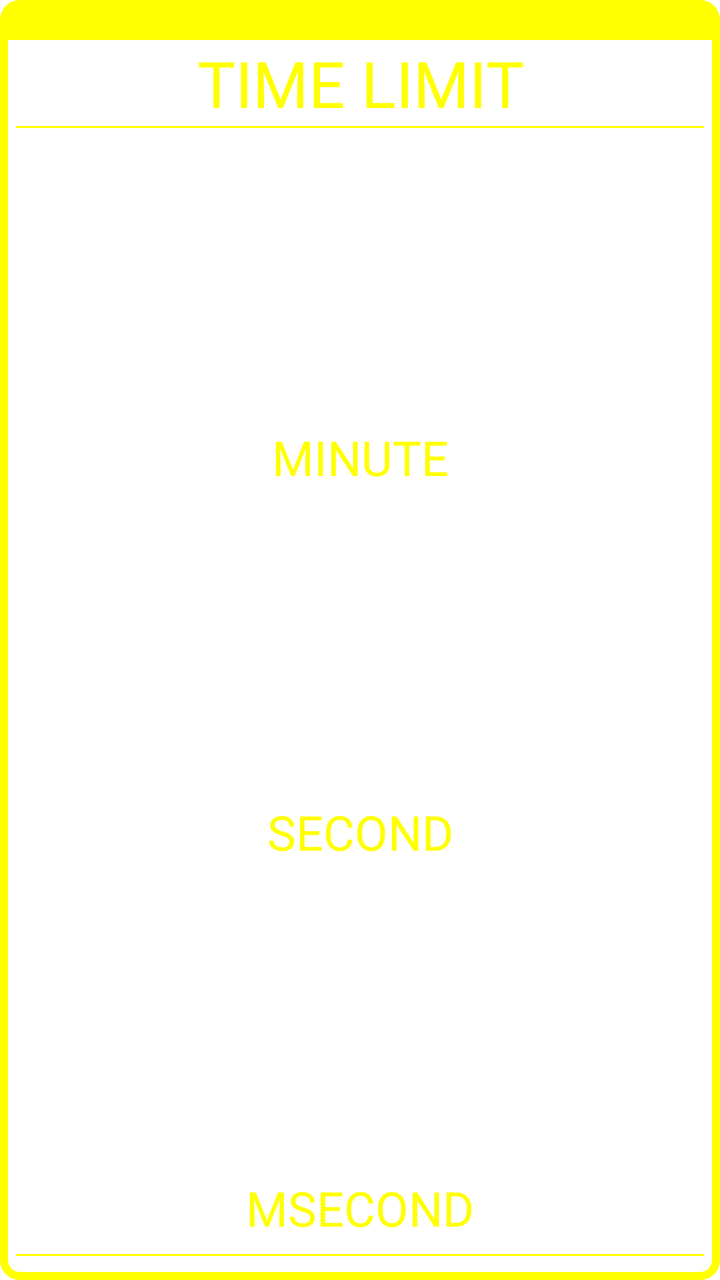
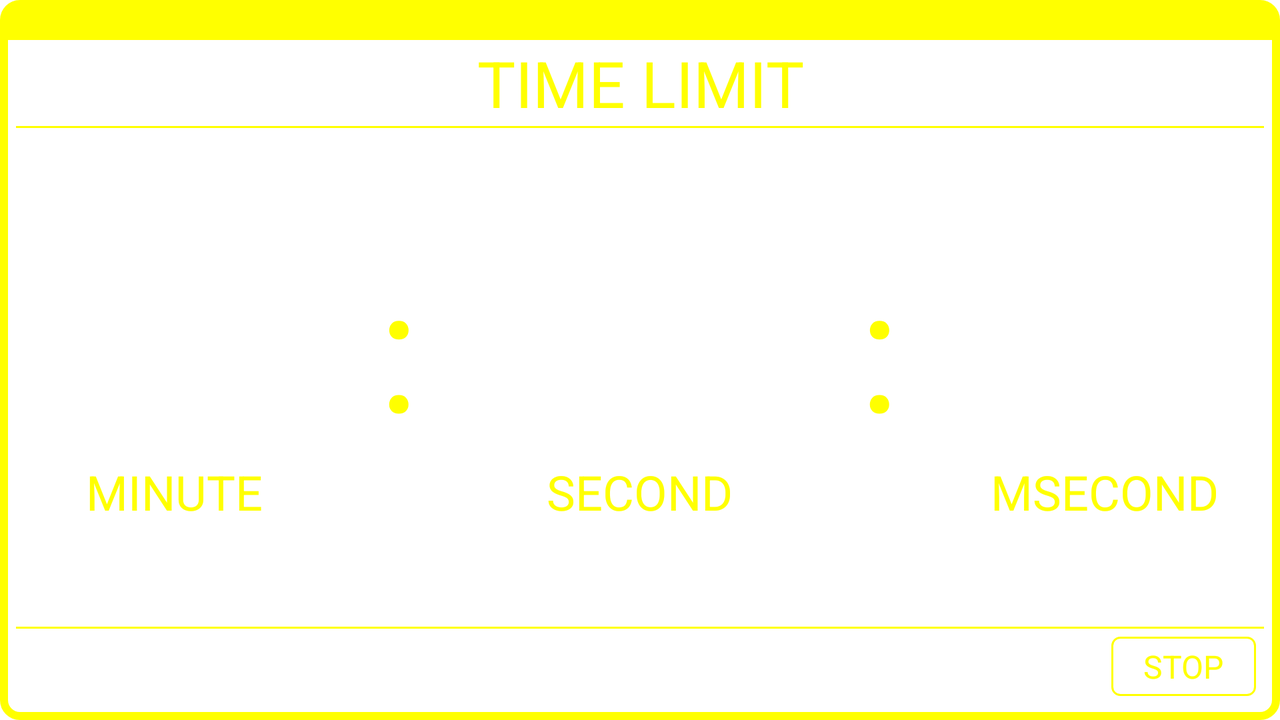

Two renders of one Android screen. The first uses the default layout on a phone; the second uses the alternative layout the repository ships for a different screen configuration, on a matching device. The two XML files are below.
<!-- AndroidManifest.xml: fallback theme Theme.MaterialComponents.DayNight.NoActionBar -->
<!-- res/layout/main.xml -->
<?xml version="1.0" encoding="utf-8"?>
<LinearLayout xmlns:android="http://schemas.android.com/apk/res/android"
    android:id="@+id/baseView"
    android:layout_width="fill_parent"
    android:layout_height="fill_parent"
    android:background="@drawable/border"
    android:orientation="vertical" >

    <View
        android:layout_width="fill_parent"
        android:layout_height="16dp"
        android:layout_marginLeft="4dp"
        android:layout_marginRight="4dp"
        android:layout_marginTop="4dp"
        android:background="@color/yellow" />

    <TextView
        android:layout_width="fill_parent"
        android:layout_height="wrap_content"
        android:gravity="center"
        android:text="@string/title"
        android:textColor="@color/yellow"
        android:textSize="32sp" />

    <View
        android:layout_width="fill_parent"
        android:layout_height="1dp"
        android:layout_marginLeft="8dp"
        android:layout_marginRight="8dp"
        android:background="@color/yellow" />

    
    <include layout="@layout/time_display" />

    <View
        android:layout_width="fill_parent"
        android:layout_height="1dp"
        android:layout_marginLeft="8dp"
        android:layout_marginRight="8dp"
        android:background="@color/yellow" />

    <include layout="@layout/buttons" />
    
    

</LinearLayout>
<!-- res/layout/time_display.xml (included above) -->
<?xml version="1.0" encoding="utf-8"?>
<LinearLayout xmlns:android="http://schemas.android.com/apk/res/android"
    android:layout_width="fill_parent"
    android:layout_height="fill_parent"
    android:layout_weight="1"
    android:orientation="vertical" >

    <include
        android:id="@+id/minBase"
        layout="@layout/bit3" />

    <TextView
        style="@style/unit"
        android:text="@string/minute" />

    <include
        android:id="@+id/secBase"
        layout="@layout/bit3" />

    <TextView
        style="@style/unit"
        android:text="@string/second" />

    <include
        android:id="@+id/msecBase"
        layout="@layout/bit3" />

    <TextView
        style="@style/unit"
        android:text="@string/msecond" />

</LinearLayout>
<!-- res/layout/buttons.xml (included above) -->
<?xml version="1.0" encoding="utf-8"?>
<LinearLayout xmlns:android="http://schemas.android.com/apk/res/android"
    android:layout_width="fill_parent"
    android:layout_height="wrap_content"
    android:layout_marginLeft="8dp"
    android:layout_marginRight="8dp"
    android:gravity="center"
    android:orientation="horizontal" >

    <TextView
        android:id="@+id/optionText"
        style="@style/button"
        android:text="OPTION"
        android:visibility="gone" />

    <TextView
        android:id="@+id/stopText"
        style="@style/button"
        android:text="@string/stop" />

    <TextView
        android:id="@+id/settingText"
        style="@style/button"
        android:text="SETTING" />

</LinearLayout>
<!-- res/layout/bit3.xml (included above) -->
<?xml version="1.0" encoding="utf-8"?>
<LinearLayout xmlns:android="http://schemas.android.com/apk/res/android"
    android:layout_width="0dp"
    android:layout_height="wrap_content"
    android:gravity="center"
    android:layout_weight="5"
    android:orientation="horizontal" >
         <TextView
             android:id="@+id/bit1"
             style="@style/number" />
         <TextView
             android:id="@+id/bit2"
             style="@style/number" />
         <TextView
             android:id="@+id/bit3"
             style="@style/number" />


</LinearLayout>
<!-- resources referenced by this layout -->
<resources>
  <color name="yellow">#FFFFFF00</color>
  <!-- drawable border (drawable-hdpi) -->
  <?xml version="1.0" encoding="utf-8"?>
  <shape xmlns:android="http://schemas.android.com/apk/res/android">
      <stroke android:width="4dp" android:color="@color/yellow" />
      <padding android:left="0dp" android:top="0dp"
              android:right="0dp" android:bottom="12dp" />
      <corners android:radius="8dp" />
  </shape>
  <string name="minute">MINUTE</string>
  <string name="msecond">MSECOND</string>
  <string name="second">SECOND</string>
  <string name="stop">STOP</string>
  <string name="title">TIME LIMIT</string>
  <style name="number" parent="timeCommon">
          <item name="android:gravity">right</item>
      </style>
  <style name="unit">
          <item name="android:layout_width">fill_parent</item>
          <item name="android:layout_height">wrap_content</item>
          <item name="android:gravity">center_horizontal|top</item>
          <item name="android:textColor">@color/yellow</item>
          <item name="android:layout_weight">1</item>
          <item name="android:textSize">24sp</item>
      </style>
  <style name="timeCommon">
          <item name="android:layout_width">50dp</item>
          <item name="android:layout_height">wrap_content</item>
          <item name="android:textColor">@color/yellow</item>
          <item name="android:singleLine">true</item>
          <item name="android:textSize">86sp</item>
      </style>
</resources>
<!-- res/layout-land/main.xml (the repository's variant of the layout above) -->
<!-- drawn on the phone turned sideways -->
<?xml version="1.0" encoding="utf-8"?>
<LinearLayout xmlns:android="http://schemas.android.com/apk/res/android"
    android:id="@+id/baseView"
    android:layout_width="fill_parent"
    android:layout_height="fill_parent"
    android:background="@drawable/border"
    android:orientation="vertical" >

    <View
        android:layout_width="fill_parent"
        android:layout_height="16dp"
        android:layout_marginLeft="4dp"
        android:layout_marginRight="4dp"
        android:layout_marginTop="4dp"
        android:background="@color/yellow" />

    <TextView
        android:layout_width="fill_parent"
        android:layout_height="wrap_content"
        android:gravity="center"
        android:text="@string/title"
        android:textColor="@color/yellow"
        android:textSize="32sp" />

    <View
        android:layout_width="fill_parent"
        android:layout_height="1dp"
        android:layout_marginLeft="8dp"
        android:layout_marginRight="8dp"
        android:background="@color/yellow" />

    
    <LinearLayout
        android:layout_width="fill_parent"
        android:layout_height="wrap_content"
        android:layout_weight="1"
        android:gravity="center_vertical"
        android:orientation="vertical" >

        <LinearLayout
            android:layout_width="fill_parent"
            android:layout_height="wrap_content"
            android:gravity="center_vertical" >
            <include
                android:id="@+id/minBase"
                layout="@layout/bit3" />
            <TextView
                style="@style/sep"
                android:layout_weight="1"
                android:text="@string/sep" />
            <include
                android:id="@+id/secBase"
                layout="@layout/bit3" />
            <TextView
                style="@style/sep"
                android:layout_weight="1"
                android:text="@string/sep" />

            <include
                android:id="@+id/msecBase"
                layout="@layout/bit3" />
        </LinearLayout>

        <LinearLayout
            android:layout_width="fill_parent"
            android:layout_height="wrap_content" >

            <TextView
                style="@style/unit"
                android:text="@string/minute" />

            <View
                android:layout_width="0dp"
                android:layout_height="fill_parent"
                android:layout_weight="1" />

            <TextView
                style="@style/unit"
                android:text="@string/second" />

            <View
                android:layout_width="0dp"
                android:layout_height="fill_parent"
                android:layout_weight="1" />

            <TextView
                style="@style/unit"
                android:text="@string/msecond" />
        </LinearLayout>
    </LinearLayout>

    <View
        android:layout_width="fill_parent"
        android:layout_height="1dp"
        android:layout_marginLeft="8dp"
        android:layout_marginRight="8dp"
        android:background="@color/yellow" />

    <TextView
        android:id="@+id/stopText"
        android:layout_width="wrap_content"
        android:layout_height="wrap_content"
        android:layout_gravity="right"
        android:layout_marginRight="12dp"
        android:layout_marginTop="4dp"
        android:background="@drawable/border_stop"
        android:gravity="center"
        android:paddingBottom="4dp"
        android:paddingLeft="16dp"
        android:paddingRight="16dp"
        android:paddingTop="4dp"
        android:text="@string/stop"
        android:textColor="@color/yellow"
        android:textSize="16sp" />

</LinearLayout>
<!-- resources referenced by the variant -->
<!-- as the phone turned sideways resolves them -->
<resources>
  <color name="yellow">#FFFFFF00</color>
  <!-- drawable border (drawable-hdpi) -->
  <?xml version="1.0" encoding="utf-8"?>
  <shape xmlns:android="http://schemas.android.com/apk/res/android">
      <stroke android:width="4dp" android:color="@color/yellow" />
      <padding android:left="0dp" android:top="0dp"
              android:right="0dp" android:bottom="12dp" />
      <corners android:radius="8dp" />
  </shape>
  <!-- drawable border_stop (drawable-hdpi) -->
  <?xml version="1.0" encoding="utf-8"?>
  <shape xmlns:android="http://schemas.android.com/apk/res/android">
      <stroke android:width="1dp" android:color="@color/yellow" />
      <padding android:left="0dp" android:top="0dp"
              android:right="0dp" android:bottom="2dp" />
      <corners android:radius="4dp" />
  </shape>
  <string name="minute">MINUTE</string>
  <string name="msecond">MSECOND</string>
  <string name="second">SECOND</string>
  <string name="sep">:</string>
  <string name="stop">STOP</string>
  <string name="title">TIME LIMIT</string>
  <style name="number" parent="timeCommon">
          <item name="android:gravity">right</item>
      </style>
  <style name="sep" parent="timeCommon">
          <item name="android:gravity">center</item>
      </style>
  <!-- from res/values-land/ -->
  <style name="unit">
          <item name="android:layout_width">0dp</item>
          <item name="android:layout_height">wrap_content</item>
          <item name="android:gravity">center</item>
          <item name="android:textColor">@color/yellow</item>
          <item name="android:textSize">24sp</item>
          <item name="android:layout_weight">3</item>
      </style>
  <style name="timeCommon">
          <item name="android:layout_width">50dp</item>
          <item name="android:layout_height">wrap_content</item>
          <item name="android:textColor">@color/yellow</item>
          <item name="android:singleLine">true</item>
          <item name="android:textSize">86sp</item>
      </style>
</resources>
